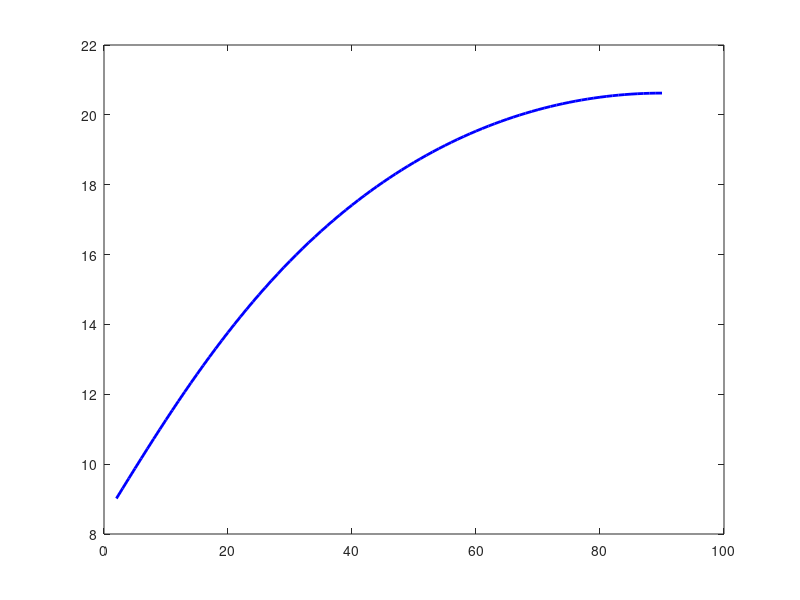

Write MATLAB code to recreate this figure. (Note: this script raises an error after producing the figure.)
% =========================================================================
%  Link Budget Analysis — Meteor M2-3 / M2-4 Ground Station
%  SysML Model: B-Raspi V1.0
%  Author : Brian
%  Date   : 2026-03-14
%
%  System Architecture (from SysML model B-Raspi_v1_0.gaphor):
%    AntennaSubsystem  : V-Dipole, Mount
%    RFFrontEnd        : LNA → CoaxCable → Bias-T
%    ReceiverSubsystem : RTL-SDR V3, USB Interface
%    ProcessingSubsystem: Raspberry Pi 4, SatNOGS Client Lite
%
%  Link: Meteor M2-3 / M2-4 → Ground Station (Dublin, IE)
%  Downlink signal: LRPT @ 137.1 / 137.9 MHz, QPSK, ~72 kbps
% =========================================================================

clear all; clc;

fprintf('=================================================================\n');
fprintf('  LINK BUDGET — Meteor M2-3/M2-4 → B-Raspi Ground Station\n');
fprintf('=================================================================\n\n');

% -------------------------------------------------------------------------
%  1. CONSTANTS
% -------------------------------------------------------------------------
c       = 3e8;          % Speed of light (m/s)
k_B     = 1.38e-23;     % Boltzmann constant (J/K)
k_B_dB  = 10*log10(k_B); % dBW/K/Hz  = -228.6 dBW/K/Hz

% -------------------------------------------------------------------------
%  2. SATELLITE TRANSMITTER  (Meteor M2-3 / M2-4)
% -------------------------------------------------------------------------
fprintf('--- SATELLITE (Meteor M2-3 / M2-4) ---\n');

f_MHz        = 137.1;            % Downlink frequency (MHz) — M2-3: 137.1, M2-4: 137.9
f_Hz         = f_MHz * 1e6;
lambda       = c / f_Hz;         % Wavelength (m)

P_tx_W       = 5.0;              % Transmit power (W) — estimated from published specs
P_tx_dBW     = 10*log10(P_tx_W);
G_tx_dBi     = 3.0;              % Tx antenna gain (dBi) — turnstile / quadrifilar helix approx
L_tx_dB      = 1.0;              % Tx line/misc losses (dB)

EIRP_dBW     = P_tx_dBW + G_tx_dBi - L_tx_dB;

fprintf('  Frequency            : %.1f MHz\n', f_MHz);
fprintf('  Tx Power             : %.1f W  (%.2f dBW)\n', P_tx_W, P_tx_dBW);
fprintf('  Tx Antenna Gain      : %.1f dBi\n', G_tx_dBi);
fprintf('  Tx Line Losses       : %.1f dB\n', L_tx_dB);
fprintf('  EIRP                 : %.2f dBW\n\n', EIRP_dBW);

% -------------------------------------------------------------------------
%  3. ORBITAL / GEOMETRY PARAMETERS
% -------------------------------------------------------------------------
fprintf('--- ORBITAL GEOMETRY ---\n');

alt_km     = 820;                 % Meteor orbital altitude (km) — sun-synchronous
R_earth_km = 6371;                % Earth radius (km)

% Slant range as function of elevation angle
% Min elevation = 5 deg
el_deg_vec = [5, 10, 20, 30, 45, 90];   % Elevation angles to evaluate

% Slant range formula: d = -R*sin(el) + sqrt((R+h)^2 - R^2*cos^2(el))
R_km   = R_earth_km;
h_km   = alt_km;
el_rad = deg2rad(el_deg_vec);
d_km   = -R_km .* sin(el_rad) + sqrt((R_km + h_km)^2 - R_km^2 .* cos(el_rad).^2);
d_m    = d_km * 1e3;

fprintf('  Orbital altitude     : %d km\n', alt_km);
fprintf('  Min elevation : 5 deg\n\n');

% -------------------------------------------------------------------------
%  4. FREE-SPACE PATH LOSS (FSPL)
% -------------------------------------------------------------------------
% FSPL(dB) = 20*log10(d) + 20*log10(f) + 20*log10(4*pi/c)
FSPL_dB = 20*log10(d_m) + 20*log10(f_Hz) + 20*log10(4*pi/c);

% -------------------------------------------------------------------------
%  5. ATMOSPHERIC & ADDITIONAL LOSSES
% -------------------------------------------------------------------------
L_atm_dB  = 0.5;   % Atmospheric absorption (dB) — VHF low, 0.3–0.7 typical
L_rain_dB = 0.1;   % Rain/weather loss (dB) — negligible at 137 MHz
L_pol_dB  = 3.0;   % Polarisation mismatch: V-dipole (linear) vs sat (RHCP) — worst case 3 dB
L_misc_dB = 1.0;   % Pointing/misc losses

L_total_dB = L_atm_dB + L_rain_dB + L_pol_dB + L_misc_dB;

fprintf('--- PROPAGATION LOSSES ---\n');
fprintf('  Atmospheric          : %.1f dB\n', L_atm_dB);
fprintf('  Rain/Weather         : %.1f dB\n', L_rain_dB);
fprintf('  Polarisation mismatch: %.1f dB  (linear vs RHCP)\n', L_pol_dB);
fprintf('  Misc / pointing      : %.1f dB\n', L_misc_dB);
fprintf('  Total additional     : %.1f dB\n\n', L_total_dB);

% -------------------------------------------------------------------------
%  6. GROUND STATION RECEIVE CHAIN  (from SysML: AntennaSubsystem → RFFrontEnd → ReceiverSubsystem)
% -------------------------------------------------------------------------
fprintf('--- GROUND STATION RECEIVE CHAIN (SysML: B-Raspi V1.0) ---\n');

% -- AntennaSubsystem: V-Dipole --
G_rx_dBi   = 2.15;    % V-dipole gain (dBi) — isotropic dipole ~2.15 dBi broadside
                       % Elevated 2 deg arms reduce gain at horizon; practical ~0 dBi at 2 deg el.

% -- RFFrontEnd: Coax Cable --
L_coax_dB  = 0.5;     % Coax cable loss (dB) — short run at 137 MHz, ~0.5 dB

% -- RFFrontEnd: LNA (generic RTL-SDR Blog LNA) --
G_lna_dB   = 20.0;    % LNA gain (dB)
NF_lna_dB  = 1.0;     % LNA noise figure (dB) — RTL-SDR Blog LNA4ALL / SPF5189Z typical

% -- ReceiverSubsystem: RTL-SDR V3 --
NF_sdr_dB  = 6.5;     % RTL-SDR V3 noise figure (dB) — typical at 137 MHz

% Cascaded noise figure using Friis formula:
% NF_cascade = NF1 + (NF2-1)/G1 + ...  (all linear)
NF_lna_lin = 10^(NF_lna_dB/10);
NF_sdr_lin = 10^(NF_sdr_dB/10);
G_lna_lin  = 10^(G_lna_dB/10);
L_coax_lin = 10^(L_coax_dB/10);

% Chain after antenna: coax loss → LNA → coax(bias-t, negligible) → SDR
% Coax before LNA acts as attenuator, its NF = its loss (L_coax_lin)
NF_cascade_lin = L_coax_lin + ...
                 (NF_lna_lin - 1) / (1/L_coax_lin) + ...
                 (NF_sdr_lin - 1) / (G_lna_lin / L_coax_lin);
NF_cascade_dB  = 10*log10(NF_cascade_lin);

% System noise temperature
T_sky_K    = 150;    % Sky noise temperature at 137 MHz (K) — galactic background dominant
T_ant_K    = T_sky_K;
T_std_K    = 290;    % Standard reference temperature (K)
T_sys_K    = T_ant_K + T_std_K * (NF_cascade_lin - 1);
T_sys_dBK  = 10*log10(T_sys_K);

% G/T figure of merit
G_T_dB     = G_rx_dBi - T_sys_dBK;

fprintf('  [AntennaSubsystem]   V-Dipole Gain : %.2f dBi\n', G_rx_dBi);
fprintf('  [RFFrontEnd]         Coax Loss     : %.1f dB\n', L_coax_dB);
fprintf('  [RFFrontEnd]         LNA Gain      : %.1f dB\n', G_lna_dB);
fprintf('  [RFFrontEnd]         LNA NF        : %.1f dB\n', NF_lna_dB);
fprintf('  [ReceiverSubsystem]  RTL-SDR V3 NF : %.1f dB\n', NF_sdr_dB);
fprintf('  Cascaded System NF   : %.2f dB\n', NF_cascade_dB);
fprintf('  Sky Noise Temp (T_ant): %d K\n', T_sky_K);
fprintf('  System Noise Temp    : %.1f K\n', T_sys_K);
fprintf('  G/T                  : %.2f dB/K\n\n', G_T_dB);

% -------------------------------------------------------------------------
%  7. LINK BUDGET  (calculated per elevation angle)
% -------------------------------------------------------------------------
fprintf('--- LINK BUDGET vs ELEVATION ANGLE ---\n');

% Signal parameters (Meteor M2-3/M2-4 LRPT)
data_rate_bps = 72e3;          % LRPT downlink data rate (bps)
BW_Hz         = 150e3;         % Receiver noise bandwidth (Hz) — RTL-SDR tuned BW for LRPT
Eb_N0_req_dB  = 5.5;           % Required Eb/N0 for QPSK at BER 1e-5 (theoretical ~5.5 dB)
impl_loss_dB  = 2.0;           % Implementation / decoder loss (dB)
Eb_N0_req_total_dB = Eb_N0_req_dB + impl_loss_dB;

% Convert Eb/N0 to C/N0 requirement:
% C/N0 = Eb/N0 + 10*log10(data_rate)
C_N0_req_dBHz = Eb_N0_req_total_dB + 10*log10(data_rate_bps);

% C/N (in bandwidth BW):
% C/N = C/N0 - 10*log10(BW)
C_N_req_dB    = C_N0_req_dBHz - 10*log10(BW_Hz);

fprintf('\n  Signal: LRPT QPSK @ %.0f kbps,  BW = %.0f kHz\n', ...
        data_rate_bps/1e3, BW_Hz/1e3);
fprintf('  Required Eb/N0 (QPSK BER 1e-5)  : %.1f dB\n', Eb_N0_req_dB);
fprintf('  Implementation loss              : %.1f dB\n', impl_loss_dB);
fprintf('  Required C/N0                    : %.2f dBHz\n', C_N0_req_dBHz);
fprintf('  Required C/N (in %.0f kHz BW)    : %.2f dB\n\n', BW_Hz/1e3, C_N_req_dB);

fprintf('  %-8s %-10s %-10s %-12s %-12s %-10s %-10s\n', ...
        'El (deg)', 'Range(km)', 'FSPL(dB)', 'Pr_rx(dBW)', 'C/N0(dBHz)', 'C/N(dB)', 'Margin(dB)');
fprintf('  %s\n', repmat('-', 1, 76));

for i = 1:length(el_deg_vec)
    el    = el_deg_vec(i);
    d     = d_km(i);
    fspl  = FSPL_dB(i);

    % Received power
    Pr_dBW = EIRP_dBW - fspl - L_total_dB + G_rx_dBi - L_coax_dB;

    % C/N0 (dBHz)
    % C/N0 = Pr - k_B - T_sys  (all in dB)
    CN0_dBHz = Pr_dBW - k_B_dB - T_sys_dBK;

    % C/N in noise bandwidth
    CN_dB = CN0_dBHz - 10*log10(BW_Hz);

    % Link margin
    margin_dB = CN0_dBHz - C_N0_req_dBHz;

    fprintf('  %-8.0f %-10.1f %-10.2f %-12.2f %-12.2f %-10.2f %-10.2f\n', ...
            el, d, fspl, Pr_dBW, CN0_dBHz, CN_dB, margin_dB);
end

% -------------------------------------------------------------------------
%  8. NOISE FLOOR  (RTL-SDR V3 practical sensitivity)
% -------------------------------------------------------------------------
fprintf('\n--- RECEIVER NOISE FLOOR ---\n');
N_floor_dBW = k_B_dB + T_sys_dBK + 10*log10(BW_Hz);
N_floor_dBm = N_floor_dBW + 30;
fprintf('  Noise bandwidth      : %.0f kHz\n', BW_Hz/1e3);
fprintf('  System noise floor   : %.2f dBW  (%.2f dBm)\n', N_floor_dBW, N_floor_dBm);

% -------------------------------------------------------------------------
%  9. SUMMARY TABLE  (key parameters)
% -------------------------------------------------------------------------
fprintf('\n=================================================================\n');
fprintf('  LINK BUDGET SUMMARY\n');
fprintf('=================================================================\n');
fprintf('  Satellite EIRP                 : %+.2f dBW\n', EIRP_dBW);
fprintf('  Free-space path loss @ 5 deg el: %.2f dB\n', FSPL_dB(2));
fprintf('  Free-space path loss @ 90 deg el: %.2f dB\n', FSPL_dB(end));
fprintf('  Additional losses              : %.1f dB\n', L_total_dB);
fprintf('  Rx Antenna Gain (V-Dipole)     : %.2f dBi\n', G_rx_dBi);
fprintf('  Cascaded System NF             : %.2f dB\n', NF_cascade_dB);
fprintf('  System G/T                     : %.2f dB/K\n', G_T_dB);
fprintf('  Required C/N0                  : %.2f dBHz\n', C_N0_req_dBHz);

% Worst case (min practical elevation ~5 deg)
el_5_idx = 2;  % index for 5 deg
Pr_worst_dBW = EIRP_dBW - FSPL_dB(el_5_idx) - L_total_dB + G_rx_dBi - L_coax_dB;
CN0_worst    = Pr_worst_dBW - k_B_dB - T_sys_dBK;
margin_worst = CN0_worst - C_N0_req_dBHz;

fprintf('\n  --- Worst Case (5 deg elevation) ---\n');
fprintf('  Received Power                 : %.2f dBW\n', Pr_worst_dBW);
fprintf('  C/N0                           : %.2f dBHz\n', CN0_worst);
fprintf('  Link Margin                    : %+.2f dB\n', margin_worst);

if margin_worst >= 3
    fprintf('  Status: LINK CLOSED (margin >= 3 dB)\n');
elseif margin_worst >= 0
    fprintf('  Status: MARGINAL LINK (0-3 dB margin — decode possible but unreliable)\n');
else
    fprintf('  Status: LINK INSUFFICIENT (negative margin — decoding unlikely)\n');
end

% -------------------------------------------------------------------------
%  10. OPTIONAL: PLOT — Link Margin vs Elevation
% -------------------------------------------------------------------------
el_plot = 2:1:90;
el_rad_plot = deg2rad(el_plot);
d_plot = -R_km .* sin(el_rad_plot) + sqrt((R_km + h_km)^2 - R_km^2 .* cos(el_rad_plot).^2);
d_m_plot = d_plot * 1e3;

FSPL_plot = 20*log10(d_m_plot) + 20*log10(f_Hz) + 20*log10(4*pi/c);
Pr_plot   = EIRP_dBW - FSPL_plot - L_total_dB + G_rx_dBi - L_coax_dB;
CN0_plot  = Pr_plot - k_B_dB - T_sys_dBK;
margin_plot = CN0_plot - C_N0_req_dBHz;

figure(1);
plot(el_plot, margin_plot, 'b-', 'LineWidth', 2);
hold on;
yline(3,  'g--', 'LineWidth', 1.5, 'Label', '3 dB (good)');
yline(0,  'r--', 'LineWidth', 1.5, 'Label', 'Closure threshold');
xlabel('Elevation Angle (degrees)');
ylabel('Link Margin (dB)');
title(sprintf('Link Margin vs Elevation — Meteor M2-3/M2-4 @ %.1f MHz\n(B-Raspi V1.0: V-Dipole + LNA + RTL-SDR V3)', f_MHz));
grid on;
legend('Link Margin', 'Good (3 dB)', 'Min (0 dB)', 'Location', 'SouthEast');
xlim([2 90]);

figure(2);
plot(el_plot, Pr_plot + 30, 'r-', 'LineWidth', 2);  % convert to dBm
xlabel('Elevation Angle (degrees)');
ylabel('Received Power (dBm)');
title('Received Signal Power vs Elevation Angle');
grid on;
xlim([2 90]);

fprintf('\n  Plots generated: Figure 1 = Link Margin, Figure 2 = Rx Power\n');
fprintf('=================================================================\n');
